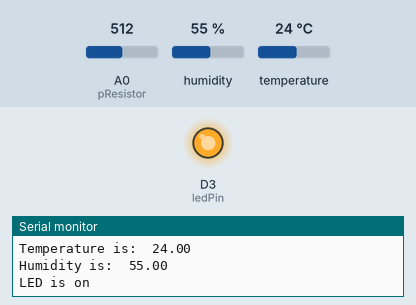
Bench run of a sketch on a simulated ESP8266 (NodeMCU). Shown: output pins drawn as LEDs (lit = HIGH), the last lines printed to the serial monitor. Inputs (shaded band) come from the test bench; at power-on: A0 (pResistor) = 512, humidity 55 %, temperature 24 °C. WiFi joins after 1.5 s; servers stay silent unless stated; no MQTT or app messages arrive unless stated.

Above: at 2.7 s.
2.8 s: A0 (pResistor) set to 635
5.8 s: A0 (pResistor) set to 667
At 8.8 s:
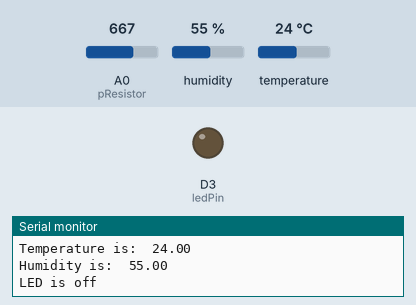
21.3 s: A0 (pResistor) set to 640
At 23.6 s:
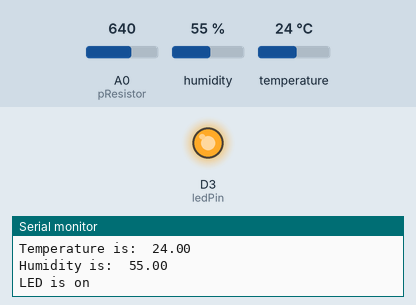
24.3 s: A0 (pResistor) set to 660
At 27.2 s:
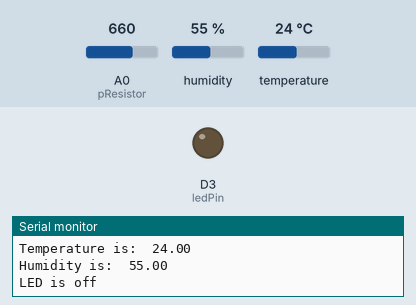
Timing chart, 0 to 28.4 s (numbered marks = the images above; inputs shaded):
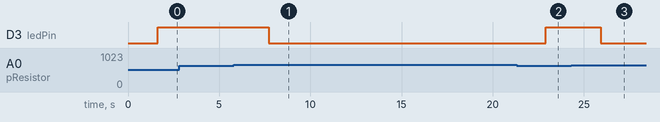

Measured:
- the behaviour switches between 649 and 650 on A0 (pResistor) (found by bisection; images 0 and 1)
- after the input at 5.8 s, D3 (ledPin): HIGH → LOW after 1.9 s
- after the input at 21.3 s, D3 (ledPin): LOW → HIGH after 1.6 s
- after the input at 24.3 s, D3 (ledPin): HIGH → LOW after 1.6 s

The sketch:

proj-mqtt.ino
```cpp
#include <ESP8266WiFi.h>
#include <PubSubClient.h>
#include "DHTesp.h"

#include <SPI.h>
#include <MFRC522.h>
#define SS_PIN D8
#define RST_PIN D0
MFRC522 rfid(SS_PIN, RST_PIN); // Instance of the class
MFRC522::MIFARE_Key key;
// Init array that will store new NUID
byte nuidPICC[4];

DHTesp dht;
const char* ssid = "system 2"; //"TP-Link_2AD8"; //I want to keep the username and password as a comment so we can easy use it when in class
const char* password = "12airport99"; //"14730078";
const char* mqtt_server = "192.168.2.180";
const int pResistor = A0; // Photoresistor at Arduino analog pin A0
int value;
const int ledPin = 0; // LED at Arduino digital pin D3

WiFiClient vanieriot;
PubSubClient client(vanieriot);

void setup_wifi(){
  delay(10);
  // We start by connecting to a WiFi network
  Serial.println();
  Serial.print("Connecting to ");
  Serial.println(ssid);
  WiFi.begin(ssid, password);
  while (WiFi.status() != WL_CONNECTED){
    delay(500);
    Serial.print(".");
  }
  Serial.println("");
  Serial.print("WiFi connected - ESP-8266 IP address: ");
  Serial.println(WiFi.localIP());
}

void callback(String topic, byte* message, unsigned int length){
  Serial.print("Message arrived on topic: ");
  Serial.print(topic);
  Serial.print(". Message: ");
  String messagein;

  for(int i = 0; i < length; i++){
    Serial.print((char)message[i]);
    messagein += (char)message[i];
  }
}

void reconnect(){
  while(!client.connected()){
    Serial.print("Attempting MQTT connection...");
    if(client.connect("vanieriot")){
      Serial.println("connected");
    }else{
      Serial.print("failed, rc=");
      Serial.print(client.state());
      Serial.println(" try again in 3 seconds");
      // Wait 5 seconds before retrying
      delay(3000);
    }
  }
}

void setup() {
  // put your setup code here, to run once:
  Serial.begin(115200);
  Serial.println("Program starting");
  setup_wifi();
  client.setServer(mqtt_server, 1883);
  client.setCallback(callback);
  pinMode(pResistor, INPUT);
  pinMode(ledPin, OUTPUT);
  dht.setup(4, DHTesp::DHT11);
  SPI.begin(); // Init SPI bus
  rfid.PCD_Init(); // Init MFRC522
  Serial.println();
  Serial.print(F("Reader: "));
  rfid.PCD_DumpVersionToSerial();
  for (byte i = 0; i < 6; i++) {
    key.keyByte[i] = 0xFF;
  }
  Serial.println();
  Serial.println(F("This code scan the MIFARE Classic NUID."));
}

void loop() {
  // put your main code here, to run repeatedly:
  if(!client.connected()){
    reconnect();
  }
  if(!client.loop()){
    client.connect("vanieriot");
  }
    value = analogRead(pResistor);
    float temp= dht.getTemperature();
    //float temp= 30;
    float hum= dht.getHumidity();

    Serial.print("Light intensity is: ");
    Serial.println(value);
    char photoArr[8];

    char tempArr[8];
    dtostrf(temp, 6, 2, tempArr);
    Serial.print("Temperature is: ");
    Serial.println(tempArr);

    char humArr[8];
    dtostrf(hum, 6, 2, humArr);
    Serial.print("Humidity is: ");
    Serial.println(humArr);

    sprintf(photoArr, "%d", value);
    client.publish("vanieriot/photoValue", photoArr);
    client.publish("vanieriot/temperature", tempArr);
    client.publish("vanieriot/humidity", humArr);

  if (value < 650) {
    digitalWrite(ledPin, HIGH);
    Serial.println("LED is on");
  } else {
    digitalWrite(ledPin, LOW);
    Serial.println("LED is off");
  }
    delay(3000);

    if ( ! rfid.PICC_IsNewCardPresent())
      return;
    if ( ! rfid.PICC_ReadCardSerial())
      return;
    String RFIDStr = "";
    Serial.print(F("PICC type: "));
    MFRC522::PICC_Type piccType = rfid.PICC_GetType(rfid.uid.sak);
    Serial.println(rfid.PICC_GetTypeName(piccType));
// Check is the PICC of Classic MIFARE type
    if (piccType != MFRC522::PICC_TYPE_MIFARE_MINI &&
        piccType != MFRC522::PICC_TYPE_MIFARE_1K &&
        piccType != MFRC522::PICC_TYPE_MIFARE_4K) {
          Serial.println(F("Your tag is not of type MIFARE Classic."));
          return;
    }
    if (rfid.uid.uidByte[0] != nuidPICC[0] ||
      rfid.uid.uidByte[1] != nuidPICC[1] ||
      rfid.uid.uidByte[2] != nuidPICC[2] ||
      rfid.uid.uidByte[3] != nuidPICC[3] ) {
    Serial.println(F("A card has been detected."));
 // Store NUID into nuidPICC array
      for (byte i = 0; i < 4; i++) {
        nuidPICC[i] = rfid.uid.uidByte[i];
        String temp = String(rfid.uid.uidByte[i], HEX);
        RFIDStr += temp;
      }
    Serial.println(F("The NUID tag is:"));
    Serial.print(F("In dec: "));
    printDec(rfid.uid.uidByte, rfid.uid.size);

    client.publish("vanieriot/rfid", RFIDStr.c_str());
    Serial.println();
      }
  // Halt PICC
  rfid.PICC_HaltA();
  // Stop encryption on PCD
  rfid.PCD_StopCrypto1();
}

void printDec(byte *buffer, byte bufferSize) {
  for (byte i = 0; i < bufferSize; i++) {
    Serial.print(buffer[i] < 0x10 ? " 0" : " ");
    Serial.print(buffer[i], DEC);
  }
}
```
